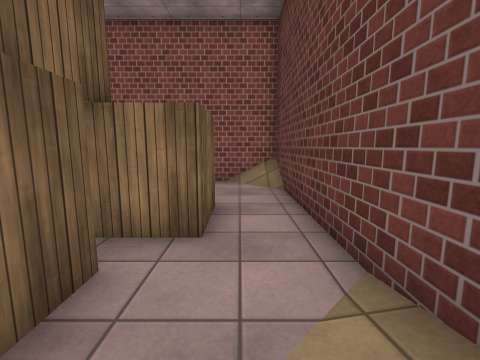
[1] (above)

13 first-person views from a walk through a scene from a Unity 3-D project. The camera is 1.2 m above the floor, tilts 8° down and sees 90° across. The floor is counted in squares, 1 m on a side. Each view is taken from the middle of a square. On the plan, view 1 faces up. The plan holds only what a view shows up to about 12 squares ahead; the rest is blank. The place goes on beyond the plan. The player is left out. Surface patterns are stand-ins for the level's own textures.

[2]
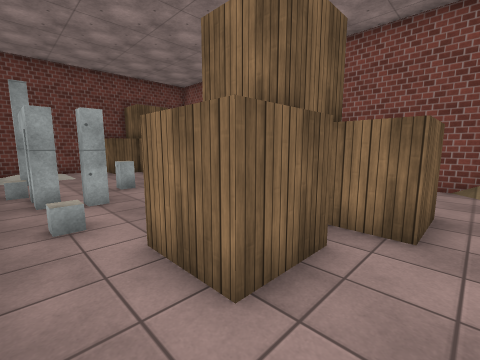

[3]
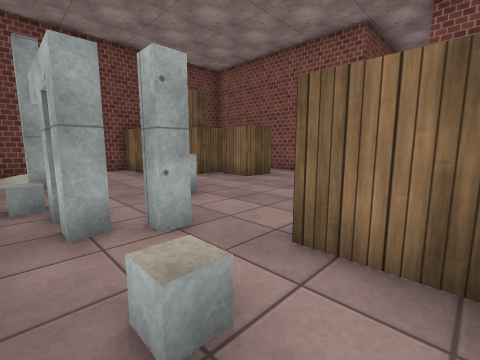

[4]
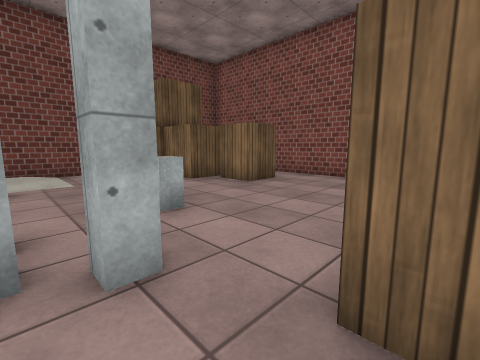

[5]
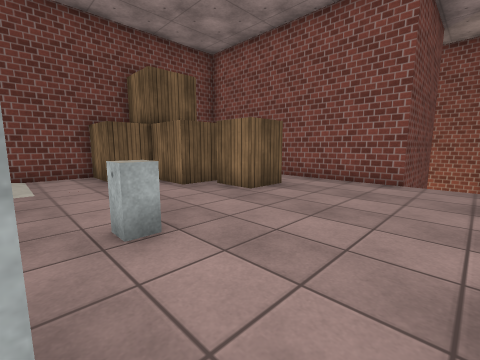

[6]
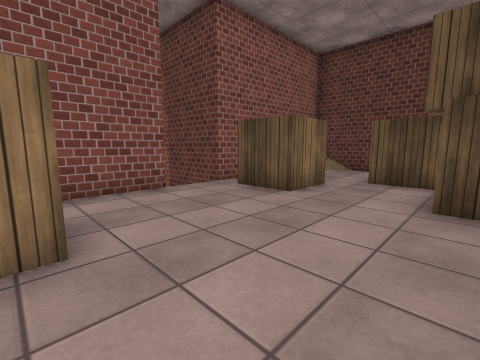

[7]
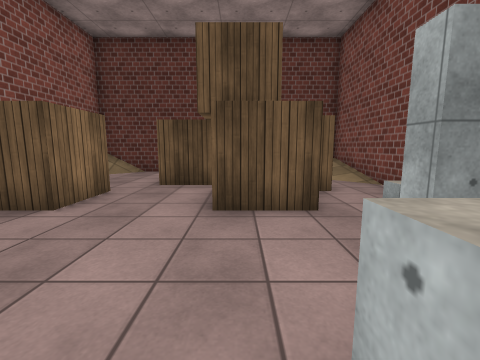

[8]
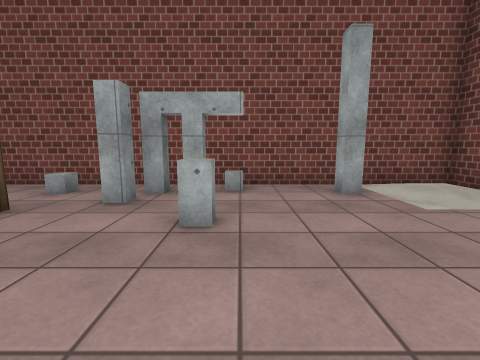

[9]
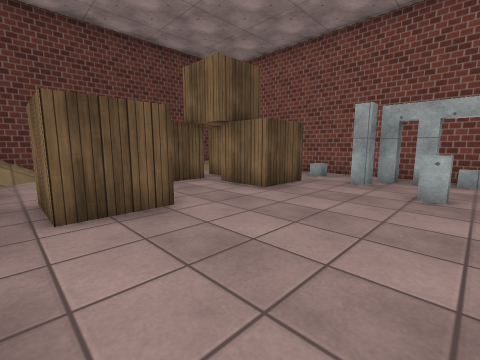

[10]
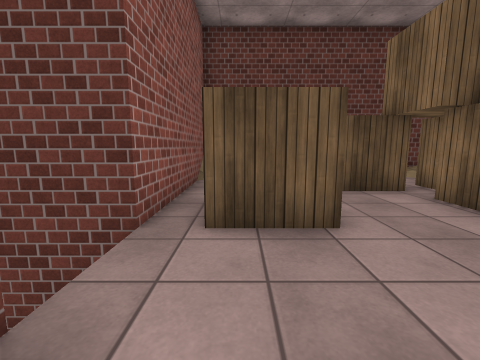

[11]
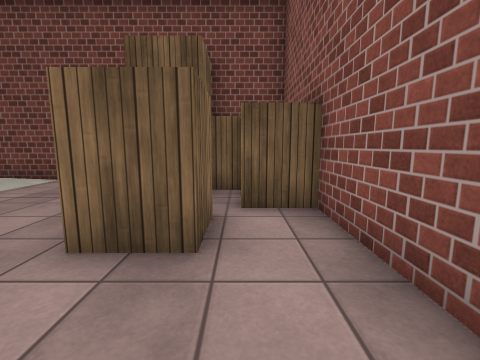

[12]
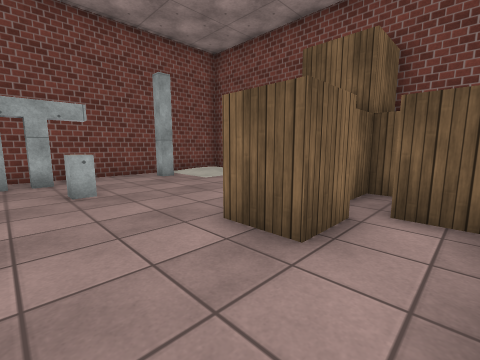

[13]
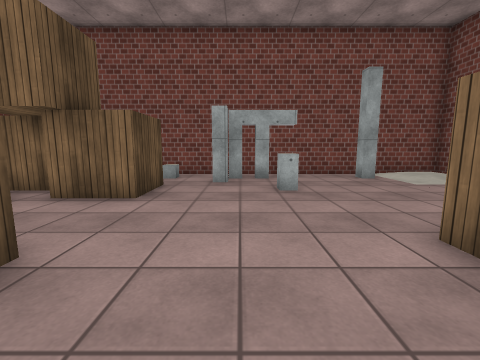

### Floor plan
Key: @ floor where view 1 was taken; # wall or solid block; x gap in a wall; . main floor; : floor 0.25 m higher than the main floor; / step, stairs or slope; ^ raised ledge; v drop or lower ground; O other object.
Columns run from 17 left of view 1 to 2 right of it. Each row starts with its distance up from view 1.
 12          # v
 11          # v
 10     ######vv########
  9     #.............O#
  8     #.......##.....#
  7     ###.....##.....#
  6    ####............#
  5   ###..........##..#
  4 ###............##..#
  3 #...........##.....#
  2 #.......^...####...#
  1 #  ......#....##../#
  0 #  :#...x#.......@/#
 -1 #   ............///#
 -2 ####################

Where each view was taken, in squares from view 1:
view 1: 0 up, 0 right, facing up
view 2: 1 down, 0 right, facing up-left
view 3: 1 down, 4 left, facing up-left
view 4: 0 up, 5 left, facing up-left
view 5: 1 up, 6 left, facing up-left
view 6: 3 up, 11 left, facing up-right
view 7: 3 up, 10 left, facing right
view 8: 6 up, 10 left, facing down
view 9: 9 up, 10 left, facing down-right
view 10: 8 up, 9 left, facing right
view 11: 8 up, 8 left, facing left
view 12: 9 up, 8 left, facing down-left
view 13: 9 up, 8 left, facing down
